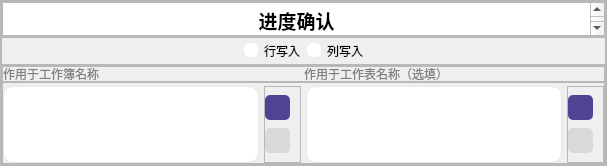
        <widget class="QFrame" name="basicInfo">
         <property name="minimumSize">
          <size>
           <width>0</width>
           <height>166</height>
          </size>
         </property>
         <property name="maximumSize">
          <size>
           <width>16777215</width>
           <height>183</height>
          </size>
         </property>
         <property name="autoFillBackground">
          <bool>false</bool>
         </property>
         <property name="frameShape">
          <enum>QFrame::StyledPanel</enum>
         </property>
         <property name="frameShadow">
          <enum>QFrame::Raised</enum>
         </property>
         <layout class="QVBoxLayout" name="verticalLayout_3">
          <property name="spacing">
           <number>0</number>
          </property>
          <property name="leftMargin">
           <number>0</number>
          </property>
          <property name="topMargin">
           <number>0</number>
          </property>
          <property name="rightMargin">
           <number>0</number>
          </property>
          <property name="bottomMargin">
           <number>0</number>
          </property>
          <item>
           <widget class="QFrame" name="frame">
            <property name="maximumSize">
             <size>
              <width>16777215</width>
              <height>36</height>
             </size>
            </property>
            <property name="frameShape">
             <enum>QFrame::StyledPanel</enum>
            </property>
            <property name="frameShadow">
             <enum>QFrame::Raised</enum>
            </property>
            <layout class="QHBoxLayout" name="horizontalLayout">
             <property name="leftMargin">
              <number>0</number>
             </property>
             <property name="topMargin">
              <number>0</number>
             </property>
             <property name="rightMargin">
              <number>0</number>
             </property>
             <property name="bottomMargin">
              <number>0</number>
             </property>
             <item>
              <widget class="QTextEdit" name="WriterName">
               <property name="font">
                <font>
                 <pointsize>-1</pointsize>
                 <italic>false</italic>
                 <bold>false</bold>
                </font>
               </property>
               <property name="styleSheet">
                <string notr="true">font:15px</string>
               </property>
               <property name="html">
                <string>&lt;!DOCTYPE HTML PUBLIC &quot;-//W3C//DTD HTML 4.0//EN&quot; &quot;http://www.w3.org/TR/REC-html40/strict.dtd&quot;&gt;
&lt;html&gt;&lt;head&gt;&lt;meta name=&quot;qrichtext&quot; content=&quot;1&quot; /&gt;&lt;meta charset=&quot;utf-8&quot; /&gt;&lt;style type=&quot;text/css&quot;&gt;
p, li { white-space: pre-wrap; }
hr { height: 1px; border-width: 0; }
li.unchecked::marker { content: &quot;\2610&quot;; }
li.checked::marker { content: &quot;\2612&quot;; }
&lt;/style&gt;&lt;/head&gt;&lt;body style=&quot; font-family:'Microsoft YaHei UI'; font-size:15px; font-weight:400; font-style:normal;&quot;&gt;
&lt;p align=&quot;center&quot; style=&quot; margin-top:0px; margin-bottom:0px; margin-left:0px; margin-right:0px; -qt-block-indent:0; text-indent:0px;&quot;&gt;&lt;span style=&quot; font-size:14pt; font-weight:700;&quot;&gt;进度确认&lt;/span&gt;&lt;/p&gt;&lt;/body&gt;&lt;/html&gt;</string>
               </property>
              </widget>
             </item>
            </layout>
           </widget>
          </item>
          <item>
           <widget class="QFrame" name="frame_2">
            <property name="maximumSize">
             <size>
              <width>16777215</width>
              <height>30</height>
             </size>
            </property>
            <property name="frameShape">
             <enum>QFrame::StyledPanel</enum>
            </property>
            <property name="frameShadow">
             <enum>QFrame::Raised</enum>
            </property>
            <layout class="QHBoxLayout" name="horizontalLayout_2">
             <property name="leftMargin">
              <number>0</number>
             </property>
             <property name="topMargin">
              <number>0</number>
             </property>
             <property name="rightMargin">
              <number>0</number>
             </property>
             <property name="bottomMargin">
              <number>0</number>
             </property>
             <item>
              <spacer name="horizontalSpacer">
               <property name="orientation">
                <enum>Qt::Horizontal</enum>
               </property>
               <property name="sizeHint" stdset="0">
                <size>
                 <width>40</width>
                 <height>20</height>
                </size>
               </property>
              </spacer>
             </item>
             <item>
              <widget class="QCheckBox" name="checkBox_writerAsRow">
               <property name="maximumSize">
                <size>
                 <width>60</width>
                 <height>16777215</height>
                </size>
               </property>
               <property name="styleSheet">
                <string notr="true">QCheckBox::indicator {
    
    background-color: white;
    border-radius: 5px;
    border-style: solid;
    border-width: 1px;
    border-color: white;
}
QCheckBox::indicator:checked {
    background-color: rgb(102, 86, 180)
}

</string>
               </property>
               <property name="text">
                <string>行写入</string>
               </property>
              </widget>
             </item>
             <item>
              <widget class="QCheckBox" name="checkBox__writerAsColumn">
               <property name="maximumSize">
                <size>
                 <width>60</width>
                 <height>16777215</height>
                </size>
               </property>
               <property name="styleSheet">
                <string notr="true">QCheckBox::indicator {
    
    background-color: white;
    border-radius: 5px;
    border-style: solid;
    border-width: 1px;
    border-color: white;
}
QCheckBox::indicator:checked {
    background-color: rgb(102, 86, 180)
}

</string>
               </property>
               <property name="text">
                <string>列写入</string>
               </property>
              </widget>
             </item>
             <item>
              <spacer name="horizontalSpacer_2">
               <property name="orientation">
                <enum>Qt::Horizontal</enum>
               </property>
               <property name="sizeHint" stdset="0">
                <size>
                 <width>40</width>
                 <height>20</height>
                </size>
               </property>
              </spacer>
             </item>
            </layout>
           </widget>
          </item>
          <item>
           <widget class="QFrame" name="frame_3">
            <property name="maximumSize">
             <size>
              <width>16777215</width>
              <height>100</height>
             </size>
            </property>
            <property name="frameShape">
             <enum>QFrame::StyledPanel</enum>
            </property>
            <property name="frameShadow">
             <enum>QFrame::Raised</enum>
            </property>
            <layout class="QVBoxLayout" name="verticalLayout_4">
             <property name="spacing">
              <number>0</number>
             </property>
             <property name="leftMargin">
              <number>0</number>
             </property>
             <property name="topMargin">
              <number>0</number>
             </property>
             <property name="rightMargin">
              <number>0</number>
             </property>
             <property name="bottomMargin">
              <number>0</number>
             </property>
             <item>
              <widget class="QFrame" name="frame_5">
               <property name="maximumSize">
                <size>
                 <width>16777215</width>
                 <height>20</height>
                </size>
               </property>
               <property name="frameShape">
                <enum>QFrame::StyledPanel</enum>
               </property>
               <property name="frameShadow">
                <enum>QFrame::Raised</enum>
               </property>
               <layout class="QHBoxLayout" name="horizontalLayout_3">
                <property name="spacing">
                 <number>0</number>
                </property>
                <property name="leftMargin">
                 <number>0</number>
                </property>
                <property name="topMargin">
                 <number>0</number>
                </property>
                <property name="rightMargin">
                 <number>0</number>
                </property>
                <property name="bottomMargin">
                 <number>0</number>
                </property>
                <item>
                 <widget class="QLabel" name="label_2">
                  <property name="maximumSize">
                   <size>
                    <width>16777215</width>
                    <height>14</height>
                   </size>
                  </property>
                  <property name="styleSheet">
                   <string notr="true">color: rgb(127, 127, 127);</string>
                  </property>
                  <property name="text">
                   <string>作用于工作簿名称</string>
                  </property>
                 </widget>
                </item>
                <item>
                 <widget class="QLabel" name="label_3">
                  <property name="maximumSize">
                   <size>
                    <width>16777215</width>
                    <height>14</height>
                   </size>
                  </property>
                  <property name="styleSheet">
                   <string notr="true">color: rgb(127, 127, 127);</string>
                  </property>
                  <property name="text">
                   <string>作用于工作表名称（选填）</string>
                  </property>
                 </widget>
                </item>
               </layout>
              </widget>
             </item>
             <item>
              <widget class="QFrame" name="frame_4">
               <property name="frameShape">
                <enum>QFrame::StyledPanel</enum>
               </property>
               <property name="frameShadow">
                <enum>QFrame::Raised</enum>
               </property>
               <layout class="QHBoxLayout" name="horizontalLayout_4">
                <property name="spacing">
                 <number>5</number>
                </property>
                <property name="leftMargin">
                 <number>0</number>
                </property>
                <property name="topMargin">
                 <number>3</number>
                </property>
                <property name="rightMargin">
                 <number>0</number>
                </property>
                <property name="bottomMargin">
                 <number>0</number>
                </property>
                <item>
                 <widget class="QListWidget" name="list_Writer_wbName">
                  <property name="styleSheet">
                   <string notr="true">*{border-radius:10px;
background-color: rgb(255, 255, 255);
border:1px solid rgb(232, 232, 232);
color: rgb(121, 121, 121)}

QScrollBar {              
            border: none;
            background:white;
            width:3px;
            margin: 0px 0px 0px 0px;
        }
        QScrollBar::handle {
            background: qlineargradient(x1:0, y1:0, x2:1, y2:0,
            stop: 0 rgb(32, 47, 130), stop: 0.5 rgb(32, 47, 130), stop:1 rgb(32, 47, 130));
            min-height: 0px;
        }
        QScrollBar::add-line{
            background: qlineargradient(x1:0, y1:0, x2:1, y2:0,
            stop: 0 rgb(32, 47, 130), stop: 0.5 rgb(32, 47, 130),  stop:1 rgb(32, 47, 130));
            height: 0px;
            subcontrol-position: bottom;
            subcontrol-origin: margin;
        }
        QScrollBar::sub-line {
            background: qlineargradient(x1:0, y1:0, x2:1, y2:0,
            stop: 0  rgb(32, 47, 130), stop: 0.5 rgb(32, 47, 130),  stop:1 rgb(32, 47, 130));
            height: 0 px;
            subcontrol-position: top;
            subcontrol-origin: margin;
        }</string>
                  </property>
                 </widget>
                </item>
                <item>
                 <widget class="QFrame" name="frame_6">
                  <property name="minimumSize">
                   <size>
                    <width>37</width>
                    <height>0</height>
                   </size>
                  </property>
                  <property name="frameShape">
                   <enum>QFrame::StyledPanel</enum>
                  </property>
                  <property name="frameShadow">
                   <enum>QFrame::Raised</enum>
                  </property>
                  <layout class="QVBoxLayout" name="verticalLayout_5">
                   <property name="spacing">
                    <number>0</number>
                   </property>
                   <property name="leftMargin">
                    <number>0</number>
                   </property>
                   <property name="topMargin">
                    <number>0</number>
                   </property>
                   <property name="rightMargin">
                    <number>0</number>
                   </property>
                   <property name="bottomMargin">
                    <number>0</number>
                   </property>
                   <item>
                    <widget class="QPushButton" name="btn_writer_addWbName">
                     <property name="minimumSize">
                      <size>
                       <width>25</width>
                       <height>25</height>
                      </size>
                     </property>
                     <property name="maximumSize">
                      <size>
                       <width>25</width>
                       <height>25</height>
                      </size>
                     </property>
                     <property name="styleSheet">
                      <string notr="true">*{border-radius:5px;
	font-size:12px;
	color: rgb(255, 255, 255);
	
	background-color:rgb(81, 66, 147) ;
}

*:hover{
	
	background-color: rgb(255, 179, 54);
}
QPushButton:pressed{
	
	background-color: rgb(235, 159, 34);
}</string>
                     </property>
                     <property name="text">
                      <string/>
                     </property>
                     <property name="icon">
                      <iconset resource="resource.qrc">
                       <normaloff>:/icons/icon/加减组件加号.ico</normaloff>:/icons/icon/加减组件加号.ico</iconset>
                     </property>
                    </widget>
                   </item>
                   <item>
                    <widget class="QPushButton" name="btn_Writer_deleteWbName">
                     <property name="minimumSize">
                      <size>
                       <width>25</width>
                       <height>25</height>
                      </size>
                     </property>
                     <property name="maximumSize">
                      <size>
                       <width>25</width>
                       <height>25</height>
                      </size>
                     </property>
                     <property name="styleSheet">
                      <string notr="true">*{border-radius:5px;
	font-size:12px;
	color: rgb(255, 255, 255);
	
	background-color:rgb(217, 217, 217) ;
}

*:hover{
	
	background-color: rgb(223, 145, 146);
}
QPushButton:pressed{
	
	background-color: rgb(203, 125, 126);
}</string>
                     </property>
                     <property name="text">
                      <string/>
                     </property>
                     <property name="icon">
                      <iconset resource="resource.qrc">
                       <normaloff>:/icons/icon/减号.ico</normaloff>:/icons/icon/减号.ico</iconset>
                     </property>
                    </widget>
                   </item>
                  </layout>
                 </widget>
                </item>
                <item>
                 <widget class="QListWidget" name="list_writer_sheetName">
                  <property name="styleSheet">
                   <string notr="true">*{border-radius:10px;
background-color: rgb(255, 255, 255);
border:1px solid rgb(232, 232, 232);
color: rgb(121, 121, 121)}

QScrollBar {              
            border: none;
            background:white;
            width:3px;
            margin: 0px 0px 0px 0px;
        }
        QScrollBar::handle {
            background: qlineargradient(x1:0, y1:0, x2:1, y2:0,
            stop: 0 rgb(32, 47, 130), stop: 0.5 rgb(32, 47, 130), stop:1 rgb(32, 47, 130));
            min-height: 0px;
        }
        QScrollBar::add-line{
            background: qlineargradient(x1:0, y1:0, x2:1, y2:0,
            stop: 0 rgb(32, 47, 130), stop: 0.5 rgb(32, 47, 130),  stop:1 rgb(32, 47, 130));
            height: 0px;
            subcontrol-position: bottom;
            subcontrol-origin: margin;
        }
        QScrollBar::sub-line {
            background: qlineargradient(x1:0, y1:0, x2:1, y2:0,
            stop: 0  rgb(32, 47, 130), stop: 0.5 rgb(32, 47, 130),  stop:1 rgb(32, 47, 130));
            height: 0 px;
            subcontrol-position: top;
            subcontrol-origin: margin;
        }</string>
                  </property>
                 </widget>
                </item>
                <item>
                 <widget class="QFrame" name="frame_7">
                  <property name="minimumSize">
                   <size>
                    <width>37</width>
                    <height>0</height>
                   </size>
                  </property>
                  <property name="frameShape">
                   <enum>QFrame::StyledPanel</enum>
                  </property>
                  <property name="frameShadow">
                   <enum>QFrame::Raised</enum>
                  </property>
                  <layout class="QVBoxLayout" name="verticalLayout_6">
                   <property name="spacing">
                    <number>0</number>
                   </property>
                   <property name="leftMargin">
                    <number>0</number>
                   </property>
                   <property name="topMargin">
                    <number>0</number>
                   </property>
                   <property name="rightMargin">
                    <number>0</number>
                   </property>
                   <property name="bottomMargin">
                    <number>0</number>
                   </property>
                   <item>
                    <widget class="QPushButton" name="btn_writer_addSheetName">
                     <property name="minimumSize">
                      <size>
                       <width>25</width>
                       <height>25</height>
                      </size>
                     </property>
                     <property name="maximumSize">
                      <size>
                       <width>25</width>
                       <height>25</height>
                      </size>
                     </property>
                     <property name="whatsThis">
                      <string>&lt;html&gt;&lt;head/&gt;&lt;body&gt;&lt;p&gt;&lt;br/&gt;&lt;/p&gt;&lt;/body&gt;&lt;/html&gt;</string>
                     </property>
                     <property name="styleSheet">
                      <string notr="true">*{border-radius:5px;
	font-size:12px;
	color: rgb(255, 255, 255);
	
	background-color:rgb(81, 66, 147) ;
}

*:hover{
	
	background-color: rgb(255, 179, 54);
}
QPushButton:pressed{
	
	background-color: rgb(235, 159, 34);
}</string>
                     </property>
                     <property name="text">
                      <string/>
                     </property>
                     <property name="icon">
                      <iconset resource="resource.qrc">
                       <normaloff>:/icons/icon/加减组件加号.ico</normaloff>:/icons/icon/加减组件加号.ico</iconset>
                     </property>
                    </widget>
                   </item>
                   <item>
                    <widget class="QPushButton" name="btn_writer_deleteSheetName">
                     <property name="minimumSize">
                      <size>
                       <width>25</width>
                       <height>25</height>
                      </size>
                     </property>
                     <property name="maximumSize">
                      <size>
                       <width>25</width>
                       <height>25</height>
                      </size>
                     </property>
                     <property name="styleSheet">
                      <string notr="true">*{border-radius:5px;
	font-size:12px;
	color: rgb(255, 255, 255);
	
	background-color:rgb(217, 217, 217) ;
}

*:hover{
	
	background-color: rgb(223, 145, 146);
}
QPushButton:pressed{
	
	background-color: rgb(203, 125, 126);
}</string>
                     </property>
                     <property name="text">
                      <string/>
                     </property>
                     <property name="icon">
                      <iconset resource="resource.qrc">
                       <normaloff>:/icons/icon/减号.ico</normaloff>:/icons/icon/减号.ico</iconset>
                     </property>
                    </widget>
                   </item>
                  </layout>
                 </widget>
                </item>
               </layout>
              </widget>
             </item>
            </layout>
           </widget>
          </item>
         </layout>
        </widget>
